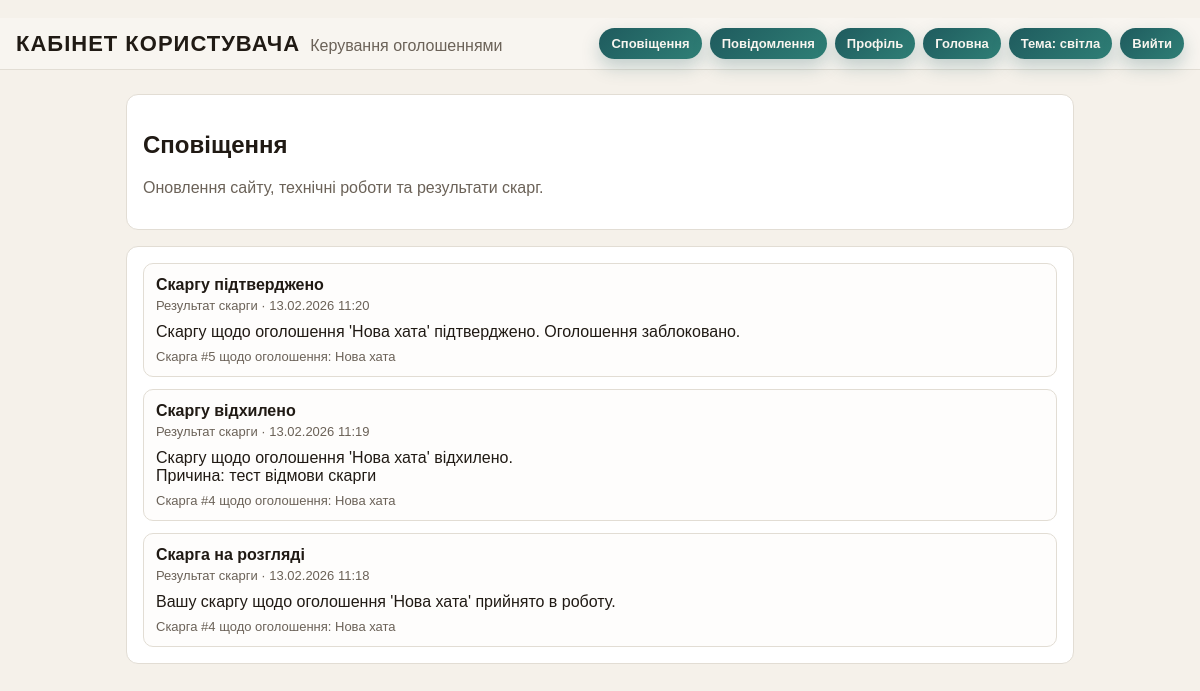
The page /cabinet/notifications/ (signed in) on the database its author committed.
### listings/models.py (models this page shows, shortened)
class Notification(models.Model):
    TYPE_SITE_UPDATE = "site_update"
    TYPE_MAINTENANCE = "maintenance"
    TYPE_REPORT_RESULT = "report_result"
    TYPE_OTHER = "other"
    TYPE_CHOICES = [
        (TYPE_SITE_UPDATE, "Оновлення сайту"),
        (TYPE_MAINTENANCE, "Технічні роботи"),
        (TYPE_REPORT_RESULT, "Результат скарги"),
        (TYPE_OTHER, "Інше"),
    ]
    recipient = models.ForeignKey(
        settings.AUTH_USER_MODEL,
        on_delete=models.CASCADE,
        null=True,
        blank=True,
        related_name="notifications",
        help_text="Якщо порожньо, сповіщення бачать усі користувачі.",
    )
    related_report = models.ForeignKey(
        ListingReport,
        on_delete=models.SET_NULL,
        null=True,
        blank=True,
        related_name="notifications",
    )
    notification_type = models.CharField(
        max_length=20, choices=TYPE_CHOICES, default=TYPE_OTHER
    )
    title = models.CharField(max_length=150)
    message = models.TextField()
    is_active = models.BooleanField(default=True)
    created_at = models.DateTimeField(auto_now_add=True)
    class Meta:
        ordering = ["-created_at"]

class ListingReport(models.Model):
    REASON_FRAUD = "fraud"
    REASON_INAPPROPRIATE = "inappropriate"
    REASON_SPAM = "spam"
    REASON_FALSE_INFO = "false_info"
    REASON_OTHER = "other"
    MODERATION_PENDING = "pending"
    MODERATION_IN_REVIEW = "in_review"
    MODERATION_APPROVED = "approved"
    MODERATION_REJECTED = "rejected"
    REASON_CHOICES = [
        (REASON_FRAUD, "Шахрайські дії"),
        (REASON_INAPPROPRIATE, "Неприпустимий контент"),
        (REASON_SPAM, "Спам або дубльоване оголошення"),
        (REASON_FALSE_INFO, "Неправдива інформація"),
        (REASON_OTHER, "Інше"),
    ]
    MODERATION_STATUS_CHOICES = [
        (MODERATION_PENDING, "Нова"),
        (MODERATION_IN_REVIEW, "На розгляді"),
        (MODERATION_APPROVED, "Підтверджено"),
        (MODERATION_REJECTED, "Відхилено"),
    ]
    listing = models.ForeignKey(
        Listing, on_delete=models.CASCADE, related_name="reports"
    )
    reporter = models.ForeignKey(
        settings.AUTH_USER_MODEL, on_delete=models.CASCADE, related_name="listing_reports"
    )
    reason = models.CharField(max_length=30, choices=REASON_CHOICES)
    description = models.TextField()
    moderation_status = models.CharField(
        max_length=20,
        choices=MODERATION_STATUS_CHOICES,
        default=MODERATION_PENDING,
    )
    moderation_reason = models.TextField(
        blank=True,
        help_text="Причина рішення модератора (обов'язково для відхилення).",
    )
    reviewed_at = models.DateTimeField(null=True, blank=True)
    reviewed_by = models.ForeignKey(
        settings.AUTH_USER_MODEL,
        on_delete=models.SET_NULL,
        null=True,
        blank=True,
        related_name="reviewed_listing_reports",
    )
    created_at = models.DateTimeField(auto_now_add=True)
    class Meta:
        ordering = ["-created_at"]

class Listing(models.Model):
    HEATING_INDIVIDUAL = "individual"
    HEATING_CENTRAL = "central"
    HEATING_BUILDING = "building"
    HEATING_OTHER = "other"
    PETS_ALLOWED = "allowed"
    PETS_CATS = "cats_only"
    PETS_NOT_ALLOWED = "not_allowed"
    PETS_NEGOTIABLE = "negotiable"
    HEATING_CHOICES = [
        (HEATING_INDIVIDUAL, "Індивідуальне"),
        (HEATING_CENTRAL, "Централізоване"),
        (HEATING_BUILDING, "Будинкове"),
        (HEATING_OTHER, "Інше"),
    ]
    PETS_CHOICES = [
        (PETS_ALLOWED, "Можна з тваринами"),
        (PETS_CATS, "Можна з котами"),
        (PETS_NOT_ALLOWED, "Не можна"),
        (PETS_NEGOTIABLE, "По домовленості"),
    ]
    ROOMS_1 = "1"
    ROOMS_2 = "2"
    ROOMS_3 = "3"
    ROOMS_4_PLUS = "4+"
    ROOMS_CHOICES = [
        (ROOMS_1, "1"),
        (ROOMS_2, "2"),
        (ROOMS_3, "3"),
        (ROOMS_4_PLUS, "4+"),
    ]
    STATUS_DRAFT = "draft"
    STATUS_PUBLISHED = "published"
    STATUS_ARCHIVED = "archived"
    STATUS_BLOCKED = "blocked"
    STATUS_CHOICES = [
        (STATUS_DRAFT, "Чернетка"),
        (STATUS_PUBLISHED, "Опубліковано"),
        (STATUS_ARCHIVED, "Архів"),
        (STATUS_BLOCKED, "Заблоковано"),
    ]
    owner = models.ForeignKey(
        settings.AUTH_USER_MODEL,
        on_delete=models.CASCADE,
        related_name="listings",
        null=True,
        blank=True,
    )
    title = models.CharField(max_length=120)
    address = models.CharField(max_length=255)
    price_per_month = models.DecimalField(max_digits=10, decimal_places=2)
    floor = models.PositiveSmallIntegerField(null=True, blank=True)
    total_floors = models.PositiveSmallIntegerField(null=True, blank=True)
    heating = models.CharField(max_length=20, choices=HEATING_CHOICES, blank=True)
    pets = models.CharField(max_length=20, choices=PETS_CHOICES, blank=True)
    rooms = models.CharField(max_length=2, choices=ROOMS_CHOICES)
    area_sqm = models.DecimalField(max_digits=7, decimal_places=2, null=True, blank=True)
    description = models.TextField(blank=True)
    photo = models.ImageField(upload_to="listing_photos/", blank=True)
    contact_name = models.CharField(max_length=120)
    contact_phone = models.CharField(max_length=50, blank=True)
    contact_email = models.EmailField(blank=True)
    status = models.CharField(
        max_length=20, choices=STATUS_CHOICES, default=STATUS_PUBLISHED
    )
    views_count = models.PositiveIntegerField(default=0)
    is_active = models.BooleanField(default=True)
    created_at = models.DateTimeField(auto_now_add=True)
    updated_at = models.DateTimeField(auto_now=True)
    class Meta:
        ordering = ["-created_at"]

### listings/views.py (the view)
# urls.py: path("cabinet/notifications/", views.notifications_list, name="notifications_list"),
@login_required
def notifications_list(request):
    notifications = Notification.objects.filter(is_active=True).filter(
        Q(recipient=request.user) | Q(recipient__isnull=True)
    )
    return render(
        request,
        "listings/notifications_list.html",
        {"notifications": notifications},
    )

### listings/context_processors.py (called while the page is built)
def favorites_count(request):
    if request.user.is_authenticated:
        latest_received_message_id = (
            ChatMessage.objects.filter(recipient=request.user).aggregate(max_id=Max("id"))["max_id"]
            or 0
        )
        return {
            "favorites_count": Favorite.objects.filter(user=request.user).count(),
            "unread_messages_count": ChatMessage.objects.filter(
                recipient=request.user, is_read=False
            ).count(),
            "latest_received_message_id": latest_received_message_id,
        }
    return {
        "favorites_count": 0,
        "unread_messages_count": 0,
        "latest_received_message_id": 0,
    }

### listings/templates/listings/notifications_list.html (shortened to what this page needs)
{% extends "listings/dashboard_base.html" %}
{% block content %}
  <div class="panel">
    <h2>Сповіщення</h2>
    <p class="muted">Оновлення сайту, технічні роботи та результати скарг.</p>
  </div>
  <div class="panel">
    {% if notifications %}
      <div style="display: grid; gap: 12px;">
        {% for item in notifications %}
          <article
            style="
              border: 1px solid var(--border);
              border-radius: 10px;
              padding: 12px;
              background: color-mix(in srgb, var(--panel) 88%, var(--bg) 12%);
            "
          >
            <div class="row" style="align-items: flex-start;">
              <div>
                <strong>{{ item.title }}</strong>
                <div class="muted" style="margin-top: 4px; font-size: 13px;">
                  {{ item.get_notification_type_display }} · {{ item.created_at|date:"d.m.Y H:i" }}
                </div>
              </div>
            </div>
            <p style="margin: 10px 0 0; white-space: pre-line;">{{ item.message }}</p>
            {% if item.related_report %}
              <p class="muted" style="margin: 8px 0 0; font-size: 13px;">
                Скарга #{{ item.related_report_id }} щодо оголошення: {{ item.related_report.listing.title }}
              </p>
            {% endif %}
          </article>
        {% endfor %}
      </div>
    {% else %}
      <p class="muted">Поки що немає сповіщень.</p>
    {% endif %}
  </div>
{% endblock %}

### listings/templates/listings/dashboard_base.html (style rules this page uses)
:root { color-scheme: light; --bg: #f5f1ea; --panel: #ffffff; --ink: #201a14; --muted: #6b6258; --accent: #1f5b5e; --danger: #ff8b8b; --border: #e2ddd4; }
body { margin: 0; font-family: "Verdana", "Tahoma", sans-serif; background: var(--bg); color: var(--ink); }
*, *::before, *::after { box-sizing: border-box; }
.panel { background: var(--panel); border: 1px solid var(--border); border-radius: 12px; padding: 16px; margin-bottom: 16px; }
.row { display: flex; flex-wrap: wrap; gap: 12px; align-items: center; justify-content: space-between; }
.muted { color: var(--muted); }

### rows shown on the page
Notification: title "Скаргу підтверджено", notification_type "Результат скарги", created_at "13.02.2026 11:20", message "Скаргу щодо оголошення 'Нова хата' підтверджено. Оголошення заблоковано.", related_report_id "5", related_report.listing "Нова хата"
Notification: title "Скаргу відхилено", notification_type "Результат скарги", created_at "13.02.2026 11:19", message "Скаргу щодо оголошення 'Нова хата' відхилено. Причина: тест відмови скарги", related_report_id "4", related_report.listing "Нова хата"
Notification: title "Скарга на розгляді", notification_type "Результат скарги", created_at "13.02.2026 11:18", message "Вашу скаргу щодо оголошення 'Нова хата' прийнято в роботу.", related_report_id "4", related_report.listing "Нова хата"
